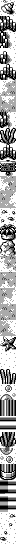

Rendered tile map (Tiled .tmx) drawn with the repository's tilesets; below, a short description and the full map source, tile grids included:
An orthogonal 2x68 tile map with 8x8 px tiles, 1 tile layer (metatiles), 2 tilesets.

<map height="68" orientation="orthogonal" renderorder="right-down" tileheight="8" tilewidth="8" width="2">
	<tileset firstgid="1" tilewidth="8" tileheight="8">
		<image source="../../../gfx/tilesets/gfx_054_58e0.png" />
	</tileset>
	<tileset firstgid="81" tilewidth="8" tileheight="8">
		<image source="../../../gfx/tilesets/gfx_056_4a30.png" />
	</tileset>
	<layer height="68" id="1" name="metatiles" width="2">
		<data encoding="csv">
2, 4,
3, 5,
6, 8,
7, 9,
10, 12,
11, 13,
14, 16,
15, 17,
18, 8,
19, 9,
20, 22,
21, 23,
24, 26,
25, 27,
6, 12,
7, 13,
28, 30,
29, 31,
18, 8,
7, 9,
32, 34,
33, 35,
36, 38,
37, 39,
40, 42,
41, 43,
44, 46,
45, 47,
48, 50,
49, 51,
52, 54,
53, 55,
56, 58,
57, 59,
60, 62,
61, 63,
64, 66,
65, 67,
23, 38,
25, 27,
68, 70,
69, 71,
72, 74,
73, 75,
76, 78,
77, 79,
81, 83,
82, 84,
85, 87,
86, 88,
89, 90,
89, 90,
91, 91,
91, 91,
92, 94,
93, 95,
96, 98,
97, 99,
100, 102,
101, 103,
104, 91,
105, 91,
104, 91,
104, 91,
76, 44,
77, 45,
46, 78,
47, 79</data>
	</layer>
</map>
